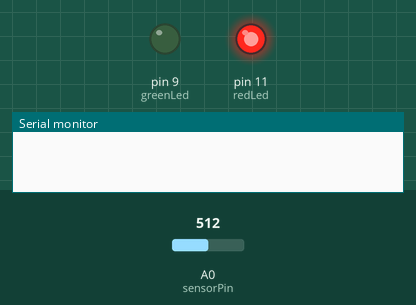
Recording of a program running on a simulated Arduino Uno, built with avr-gcc and run on an emulated ATmega328P. Shown: output pins drawn as LEDs (lit = HIGH), the last lines printed to the serial monitor. The inputs (shaded band) are chosen by the test bench; at power-on: A0 (sensorPin) = 512.

Above: at 1.2 s.
1.3 s: A0 (sensorPin) set to 203
2.8 s: A0 (sensorPin) set to 178
At 3.2 s:
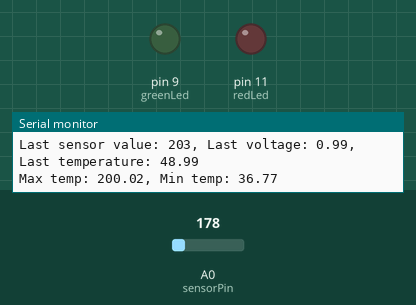
4.3 s: A0 (sensorPin) set to 109
5.8 s: A0 (sensorPin) set to 92
At 6.7 s:
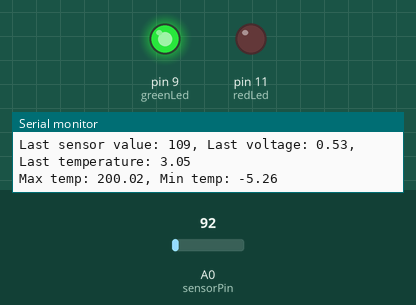
7.3 s: A0 (sensorPin) set to 122
At 7.8 s:
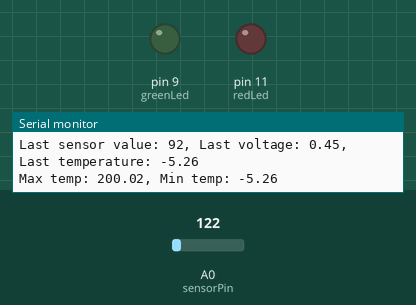
8.8 s: A0 (sensorPin) set to 0
At 10.2 s:
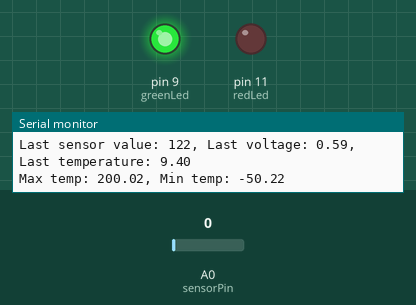
Timing chart, 0 to 11.3 s (numbered marks = the images above; inputs shaded):
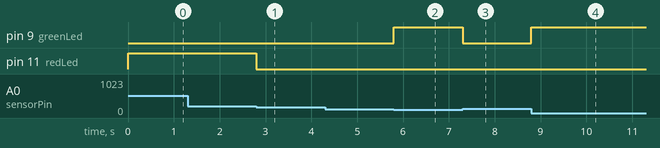

Measured:
- the behaviour switches between 185 and 184 on A0 (sensorPin) (found by bisection; images 0 and 1)
- the behaviour switches between 103 and 102 on A0 (sensorPin) (found by bisection; images 1 and 2)
- after the input at 2.8 s, pin 11 (redLed): HIGH → LOW at once
- after the input at 5.8 s, pin 9 (greenLed): LOW → HIGH at once
- after the input at 7.3 s, pin 9 (greenLed): HIGH → LOW at once
- after the input at 8.8 s, pin 9 (greenLed): LOW → HIGH at once

The program:

main.cpp
```cpp
#include <Arduino.h>
#define redLed 11
#define greenLed 9
#define sensorPin A0
#define BAUD_RATE 9600
#define LOWER_TEMP_BOUND 0
#define HIGHER_TEMP_BOUND 40
#define HOT 1
#define COLD -1
#define NORMAL 0
#define FIRST_TIME lastSensorValue == -1
#define MEANINGFUL_CHANGE 0.0001
#define SENSOR_MAX 1023
#define SENSOR_MIN 0
#define IS ==
#define IS_MORE_THAN >


int lastSensorValue = -1;
int maxSensorValue = SENSOR_MIN;
int minSensorValue = SENSOR_MAX;

double transformValueToVoltage(int value);
double transformVoltageToTempCelsius(double value);
void turnOnLed(int led);
void turnOffLed(int led);
int8_t checkTempStatus(double temp);
void printInfo();

void setup() {
  pinMode(redLed, OUTPUT);
  pinMode(greenLed, OUTPUT);
  pinMode(sensorPin, INPUT);
  Serial.begin(BAUD_RATE);
}

void loop() {
  int sensorValue = analogRead(sensorPin);
  maxSensorValue = sensorValue > maxSensorValue ? sensorValue : maxSensorValue;
  minSensorValue = sensorValue < minSensorValue ? sensorValue : minSensorValue;
  lastSensorValue = FIRST_TIME ? sensorValue : lastSensorValue;
  double sensorVoltage = transformValueToVoltage(sensorValue);
  double sensorTemperature = transformVoltageToTempCelsius(sensorVoltage);
  int8_t sensorTemperatureStatus = checkTempStatus(sensorTemperature);

  if (sensorTemperatureStatus IS COLD)
  {
    turnOffLed(redLed);
    turnOnLed(greenLed);
  }
  else if(sensorTemperatureStatus IS HOT){
    turnOffLed(greenLed);
    turnOnLed(redLed);
  }
  else {
    turnOffLed(redLed);
    turnOffLed(greenLed);
  }

  if (abs(sensorValue - lastSensorValue) IS_MORE_THAN MEANINGFUL_CHANGE)
  {
    printDataForTemperatureTendencies(sensorValue, sensorVoltage, sensorTemperature, lastSensorValue);
    Serial.println();
  }

  lastSensorValue = sensorValue;
}

void printDataForTemperatureTendencies(int sensorValue, double sensorVoltage, double sensorTemperature, int lastSensorValue){
    Serial.print("Sensor value: ");
    Serial.print(sensorValue);
    Serial.print(", Voltage: ");
    Serial.print(sensorVoltage);
    Serial.print(", Temperature: ");
    Serial.println(sensorTemperature);
    Serial.print("Last sensor value: ");
    Serial.print(lastSensorValue);
    Serial.print(", Last voltage: ");
    Serial.print(transformValueToVoltage(lastSensorValue));
    Serial.print(", Last temperature: ");
    Serial.println(transformVoltageToTempCelsius(transformValueToVoltage(lastSensorValue)));
    Serial.print("Max temp: ");
    Serial.print(transformVoltageToTempCelsius(transformValueToVoltage(maxSensorValue)));
    Serial.print(", Min temp: ");
    Serial.println(transformVoltageToTempCelsius(transformValueToVoltage(minSensorValue)));

}

double transformValueToVoltage(int value) {
  return (((double)value + 20.0) / 1023.0 * 5) - 0.1;
}

double transformVoltageToTempCelsius(double value) {
  return (value - 0.1) * (125 - (-40)) / (1.75 - 0.1) - 40;
}

void turnOnLed(int led) {
  digitalWrite(led, HIGH);
}
void turnOffLed(int led) {
  digitalWrite(led, LOW);
}

int8_t checkTempStatus(double temp){
  return temp < LOWER_TEMP_BOUND
    ? COLD
    : temp > HIGHER_TEMP_BOUND
      ? HOT
      : NORMAL;
}
```
